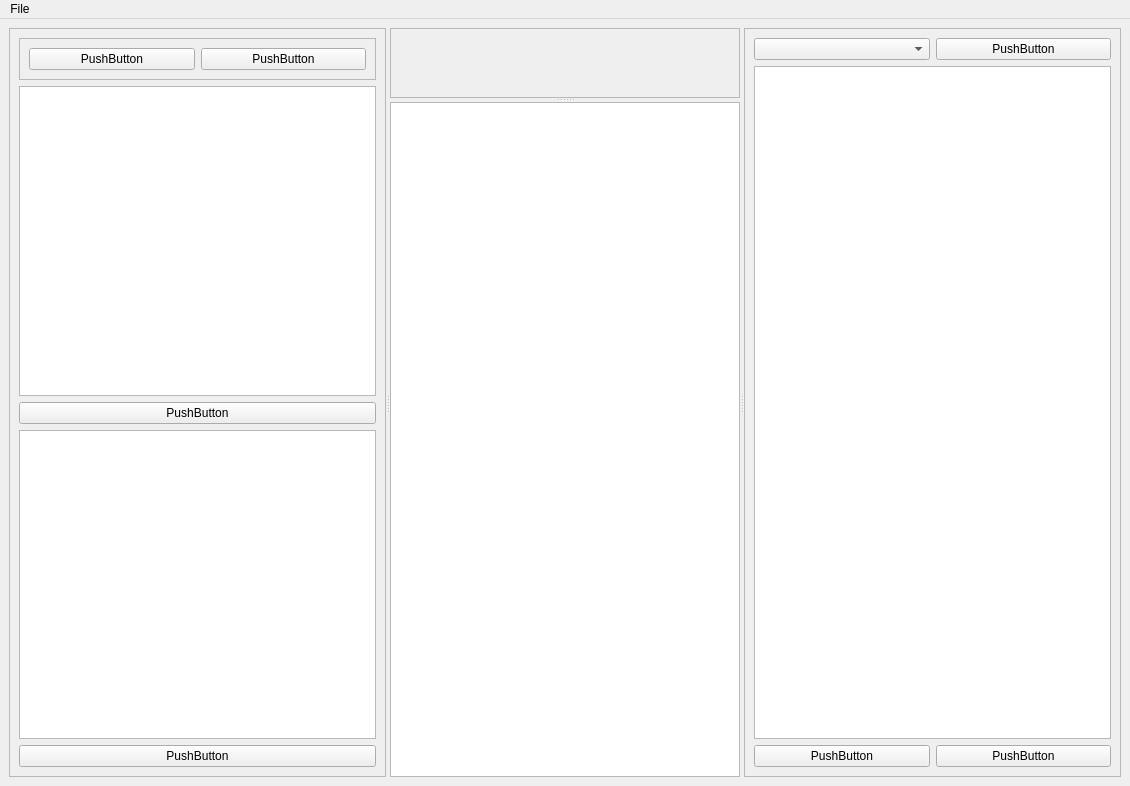
<?xml version="1.0" encoding="UTF-8"?>
<ui version="4.0">
 <class>MainWindow</class>
 <widget class="QMainWindow" name="MainWindow">
  <property name="geometry">
   <rect>
    <x>0</x>
    <y>0</y>
    <width>1130</width>
    <height>786</height>
   </rect>
  </property>
  <property name="windowTitle">
   <string>MainWindow</string>
  </property>
  <widget class="QWidget" name="centralwidget">
   <property name="enabled">
    <bool>true</bool>
   </property>
   <layout class="QHBoxLayout" name="horizontalLayout">
    <item>
     <widget class="QSplitter" name="hsplitter">
      <property name="orientation">
       <enum>Qt::Horizontal</enum>
      </property>
      <widget class="QFrame" name="left_frame">
       <property name="frameShape">
        <enum>QFrame::StyledPanel</enum>
       </property>
       <property name="frameShadow">
        <enum>QFrame::Raised</enum>
       </property>
       <layout class="QGridLayout" name="gridLayout_4">
        <item row="8" column="0" colspan="2">
         <widget class="QPushButton" name="edit_plugins_button">
          <property name="text">
           <string>PushButton</string>
          </property>
         </widget>
        </item>
        <item row="6" column="0" colspan="2">
         <widget class="QPushButton" name="edit_ops_button">
          <property name="text">
           <string>PushButton</string>
          </property>
         </widget>
        </item>
        <item row="2" column="0" colspan="2">
         <widget class="QTreeView" name="op_tree"/>
        </item>
        <item row="7" column="0" colspan="2">
         <widget class="QTreeView" name="plugin_tree"/>
        </item>
        <item row="1" column="0" colspan="2">
         <widget class="QFrame" name="io_frame">
          <property name="frameShape">
           <enum>QFrame::StyledPanel</enum>
          </property>
          <property name="frameShadow">
           <enum>QFrame::Raised</enum>
          </property>
          <layout class="QGridLayout" name="gridLayout_3">
           <item row="0" column="0">
            <widget class="QPushButton" name="save_button">
             <property name="text">
              <string>PushButton</string>
             </property>
            </widget>
           </item>
           <item row="0" column="1">
            <widget class="QPushButton" name="load_button">
             <property name="text">
              <string>PushButton</string>
             </property>
            </widget>
           </item>
          </layout>
         </widget>
        </item>
       </layout>
      </widget>
      <widget class="QSplitter" name="vsplitter">
       <property name="orientation">
        <enum>Qt::Vertical</enum>
       </property>
       <widget class="QFrame" name="center_frame">
        <property name="frameShape">
         <enum>QFrame::StyledPanel</enum>
        </property>
        <property name="frameShadow">
         <enum>QFrame::Raised</enum>
        </property>
        <layout class="QGridLayout" name="gridLayout_2">
         <item row="0" column="0">
          <layout class="QGridLayout" name="image_viewer"/>
         </item>
        </layout>
       </widget>
       <widget class="QPlainTextEdit" name="message_board">
        <property name="undoRedoEnabled">
         <bool>false</bool>
        </property>
        <property name="readOnly">
         <bool>false</bool>
        </property>
       </widget>
      </widget>
      <widget class="QFrame" name="right_frame">
       <property name="frameShape">
        <enum>QFrame::StyledPanel</enum>
       </property>
       <property name="frameShadow">
        <enum>QFrame::Raised</enum>
       </property>
       <layout class="QGridLayout" name="gridLayout">
        <item row="9" column="0">
         <widget class="QPushButton" name="run_wf_button">
          <property name="text">
           <string>PushButton</string>
          </property>
         </widget>
        </item>
        <item row="1" column="0">
         <widget class="QComboBox" name="wf_selector"/>
        </item>
        <item row="4" column="0" colspan="2">
         <widget class="QTreeView" name="wf_tree"/>
        </item>
        <item row="9" column="1">
         <widget class="QPushButton" name="edit_wf_button">
          <property name="text">
           <string>PushButton</string>
          </property>
         </widget>
        </item>
        <item row="1" column="1">
         <widget class="QPushButton" name="add_wf_button">
          <property name="text">
           <string>PushButton</string>
          </property>
         </widget>
        </item>
       </layout>
      </widget>
     </widget>
    </item>
   </layout>
  </widget>
  <widget class="QMenuBar" name="menubar">
   <property name="geometry">
    <rect>
     <x>0</x>
     <y>0</y>
     <width>1130</width>
     <height>19</height>
    </rect>
   </property>
   <widget class="QMenu" name="menuFile">
    <property name="title">
     <string>File</string>
    </property>
    <addaction name="actionOpen"/>
    <addaction name="actionSave_Project"/>
    <addaction name="separator"/>
    <addaction name="actionExit"/>
   </widget>
   <addaction name="menuFile"/>
  </widget>
  <action name="actionCalibrate">
   <property name="text">
    <string>HDF5 Builder</string>
   </property>
  </action>
  <action name="actionOpen">
   <property name="text">
    <string>Open Project</string>
   </property>
  </action>
  <action name="actionExit">
   <property name="text">
    <string>Exit</string>
   </property>
  </action>
  <action name="actionSave_Project">
   <property name="text">
    <string>Save Project</string>
   </property>
  </action>
  <action name="actionImage_1">
   <property name="text">
    <string>Image 1</string>
   </property>
  </action>
 </widget>
 <resources/>
 <connections/>
</ui>
